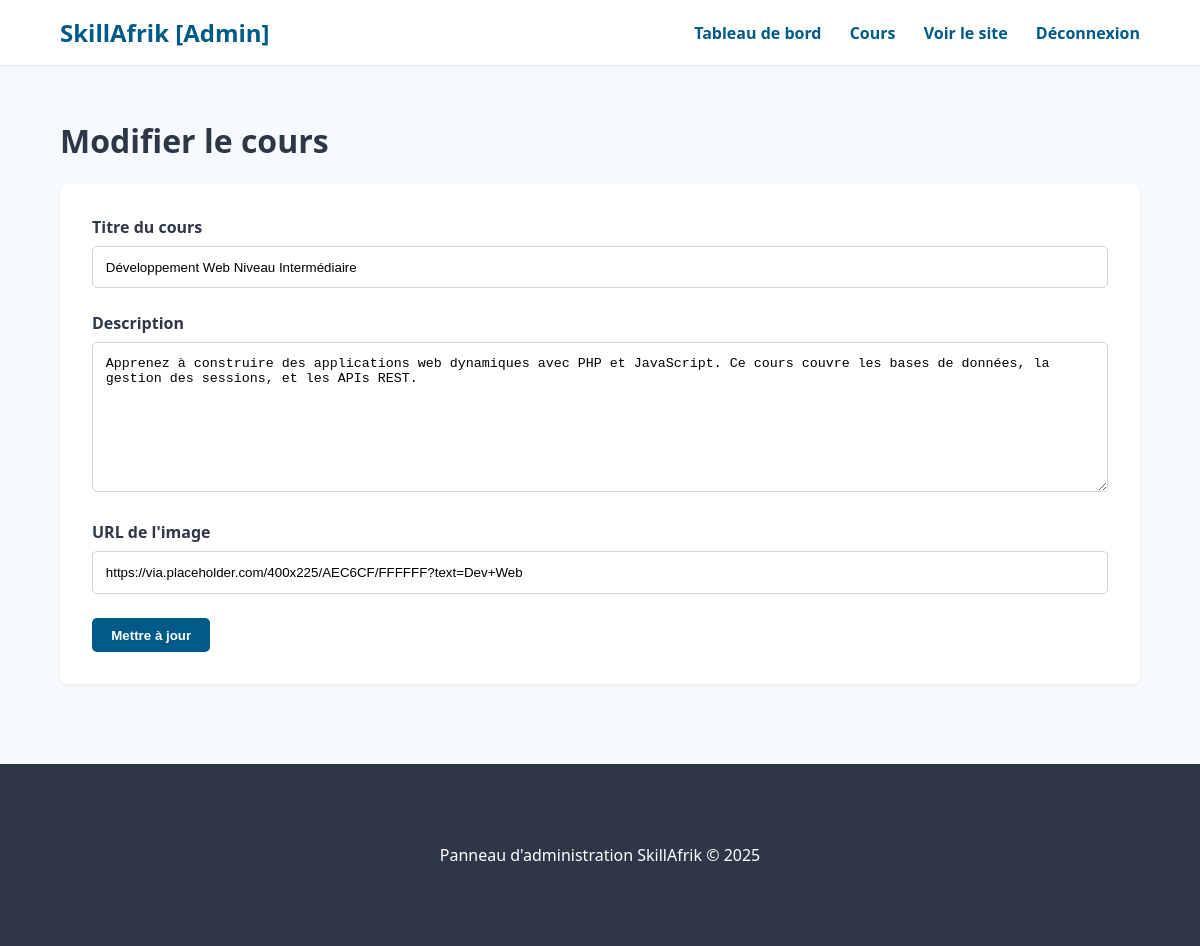
The app's page /admin/courses/edit.php?id=1 (signed in) with its own data.
### tables this page shows
CREATE TABLE courses (
    id INT AUTO_INCREMENT PRIMARY KEY,
    title VARCHAR(255) NOT NULL,
    description TEXT NOT NULL,
    category_id INT,
    difficulty_level_id INT,
    image_url VARCHAR(255),
    duration_hours INT,
    is_published TINYINT(1) DEFAULT 1,
    created_by INT NOT NULL,
    created_at TIMESTAMP DEFAULT CURRENT_TIMESTAMP,
    updated_at TIMESTAMP DEFAULT CURRENT_TIMESTAMP ON UPDATE CURRENT_TIMESTAMP,
    INDEX idx_title (title),
    INDEX idx_created_by (created_by),
    INDEX idx_category (category_id),
    INDEX idx_difficulty (difficulty_level_id),
    FOREIGN KEY (created_by) REFERENCES users(id) ON DELETE CASCADE,
    FOREIGN KEY (category_id) REFERENCES categories(id) ON DELETE SET NULL,
    FOREIGN KEY (difficulty_level_id) REFERENCES difficulty_levels(id) ON DELETE SET NULL
);

### admin/courses/edit.php (the view, shortened to what this page needs)
<?php
$course_id = (int)$_GET['id'];
$conn = db_connect();
$stmt = $conn->prepare('SELECT title, description, image_url FROM courses WHERE id = ?');
$stmt->bind_param('i', $course_id);
$stmt->execute();
$result = $stmt->get_result();
$course = $result->fetch_assoc();
include '../partials/header.php';
?>
<div class="container">
    <h1>Modifier le cours</h1>
    <form action="edit.php?id=<?php echo $course_id; ?>" method="POST" class="admin-form">
        <div class="form-group">
            <label for="title">Titre du cours</label>
            <input type="text" id="title" name="title" value="<?php echo htmlspecialchars($course['title']); ?>">
        </div>
        <div class="form-group">
            <label for="description">Description</label>
            <textarea id="description" name="description" rows="8"><?php echo htmlspecialchars($course['description']); ?></textarea>
        </div>
        <div class="form-group">
            <label for="image_url">URL de l'image</label>
            <input type="text" id="image_url" name="image_url" value="<?php echo htmlspecialchars($course['image_url']); ?>">
        </div>
        <button type="submit" class="btn-primary">Mettre à jour</button>
    </form>
</div>
<?php include '../partials/footer.php'; ?>

### public/css/style.css (style rules this page uses)
:root { --primary-color: #005A87; --secondary-color: #E89D3E; --success-color: #6A9F42; --dark-grey: #4A5568; --light-grey: #F7FAFC; --text-color: #2D3748; --font-family: 'Segoe UI', Tahoma, Geneva, Verdana, sans-serif; }
body { font-family: var(--font-family); color: var(--text-color); margin: 0; background-color: var(--light-grey); }
.container { width: 90%; max-width: 1200px; margin: 0 auto; padding: 2rem 0; }
.form-group { margin-bottom: 1.5rem; }
.form-group label { display: block; margin-bottom: 0.5rem; font-weight: 600; }
.form-group input { width: 100%; padding: 0.8rem; border: 1px solid #CBD5E0; border-radius: 5px; box-sizing: border-box; }
.btn-primary, .btn-secondary, .btn-danger { padding: 0.6rem 1.2rem; border-radius: 5px; color: #fff; text-decoration: none; font-weight: bold; border: none; cursor: pointer; }
.btn-primary { background-color: var(--primary-color); }
.admin-form { background-color: #fff; padding: 2rem; border-radius: 8px; box-shadow: 0 2px 4px rgba(0,0,0,0.05); }
.admin-form .form-group { margin-bottom: 1.5rem; }
.admin-form label { display: block; margin-bottom: 0.5rem; font-weight: 600; }
.admin-form input[type="text"], .admin-form textarea { width: 100%; padding: 0.8rem; border: 1px solid #CBD5E0; border-radius: 5px; box-sizing: border-box; }
.admin-form textarea { min-height: 150px; resize: vertical; }

### records on screen
courses: title "Développement Web Niveau Intermédiaire", description "Apprenez à construire des applications web dynamiques avec PHP et JavaScript. Ce cours couvre les bases de données, la gestion des sessions, et les APIs REST.", image_url "https://via.placeholder.com/400x225/AEC6CF/FFFFFF?text=Dev+Web"
